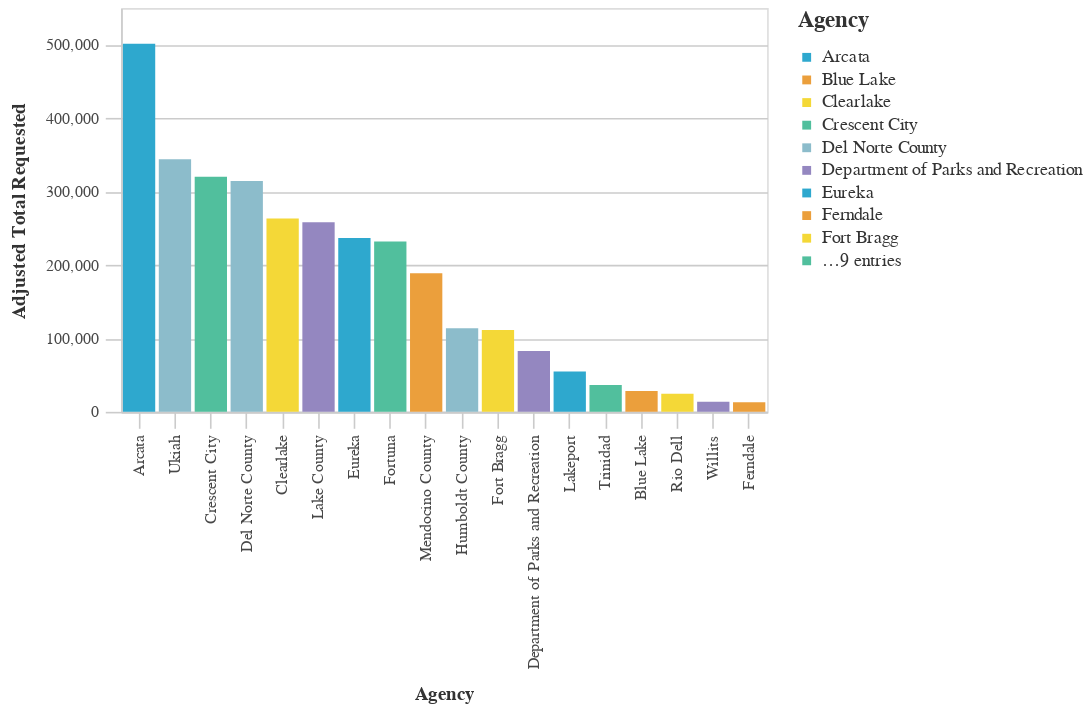

The cell this chart's notebook holds for it:
### Markdown cell above
### Average Total Requested Funds by Agency ($2021)

### Code cell
#Bar chart Average Total Requested Funds by Agency
chart4=(_dla_utils_reports.basic_bar_chart_no_save((((_dla_utils_reports.calculate_data_all(df, 'adjusted_total_requested', 'primary_agency_name', aggfunc="mean"))
                          >>arrange(-_.adjusted_total_requested)).head(30)
                        ), 'primary_agency_name','adjusted_total_requested', 'primary_agency_name', district
                          
                       ))
    
display(chart4)

### Figure 1 — Vega-Lite specification as saved in the notebook (floating-point values rounded to 4 significant figures)
{"config": {"view": {"continuousWidth": 400, "continuousHeight": 300}, "axis": {"domainColor": "#cbcbcb", "grid": true, "gridColor": "#cbcbcb", "gridWidth": 1, "labelColor": "#474747", "labelFont": "Nunito Sans", "labelFontSize": 10, "labelPadding": 4, "tickColor": "#cbcbcb", "tickSize": 10, "titleColor": "#333", "titleFont": "Raleway", "titleFontSize": 12, "titlePadding": 10}, "axisBand": {"grid": false}, "background": "white", "font": "Raleway", "header": {"labelFont": "Nunito Sans", "titleFont": "Raleway"}, "legend": {"labelColor": "#333", "labelFont": "Nunito Sans", "labelFontSize": 11, "labelLimit": 0, "padding": 1, "symbolSize": 30, "symbolType": "square", "titleColor": "#333", "titleFont": "Raleway", "titleFontSize": 14, "titlePadding": 10}, "title": {"anchor": "middle", "font": "Raleway", "fontSize": 18, "fontWeight": 300, "offset": 20}}, "data": {"name": "data-dc8378ae02c5a85a0aedf1bb266392d0"}, "mark": "bar", "encoding": {"color": {"field": "primary_agency_name", "legend": {"symbolLimit": 10, "title": "Agency"}, "scale": {"range": ["#2EA8CE", "#EB9F3C", "#F4D837", "#51BF9D", "#8CBCCB", "#9487C0"]}, "type": "nominal"}, "tooltip": [{"field": "primary_agency_name", "type": "nominal"}, {"field": "adjusted_total_requested", "type": "quantitative"}], "x": {"field": "primary_agency_name", "sort": "-y", "title": "Agency", "type": "nominal"}, "y": {"field": "adjusted_total_requested", "title": "Adjusted Total Requested", "type": "quantitative"}}, "height": 250, "width": 400, "$schema": "https://vega.github.io/schema/vega-lite/v4.17.0.json", "datasets": {"data-dc8378ae02c5a85a0aedf1bb266392d0": [{"primary_agency_name": "Arcata", "adjusted_total_requested": 501400.0}, {"primary_agency_name": "Ukiah", "adjusted_total_requested": 344000.0}, {"primary_agency_name": "Crescent City", "adjusted_total_requested": 320300.0}, {"primary_agency_name": "Del Norte County", "adjusted_total_requested": 314500.0}, {"primary_agency_name": "Clearlake", "adjusted_total_requested": 263500.0}, {"primary_agency_name": "Lake County", "adjusted_total_requested": 258400.0}, {"primary_agency_name": "Eureka", "adjusted_total_requested": 236800.0}, {"primary_agency_name": "Fortuna", "adjusted_total_requested": 231900.0}, {"primary_agency_name": "Mendocino County", "adjusted_total_requested": 188600.0}, {"primary_agency_name": "Humboldt County", "adjusted_total_requested": 113900.0}, {"primary_agency_name": "Fort Bragg", "adjusted_total_requested": 111400.0}, {"primary_agency_name": "Department of Parks and Recreation", "adjusted_total_requested": 82890.0}, {"primary_agency_name": "Lakeport", "adjusted_total_requested": 54940.0}, {"primary_agency_name": "Trinidad", "adjusted_total_requested": 36470.0}, {"primary_agency_name": "Blue Lake", "adjusted_total_requested": 28390.0}, {"primary_agency_name": "Rio Dell", "adjusted_total_requested": 24580.0}, {"primary_agency_name": "Willits", "adjusted_total_requested": 13610.0}, {"primary_agency_name": "Ferndale", "adjusted_total_requested": 13030.0}]}}
